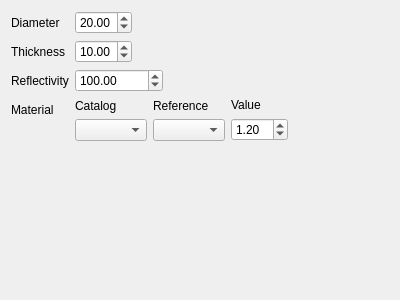
<?xml version="1.0" encoding="UTF-8"?>
<ui version="4.0">
 <class>Form</class>
 <widget class="QWidget" name="Form">
  <property name="geometry">
   <rect>
    <x>0</x>
    <y>0</y>
    <width>400</width>
    <height>300</height>
   </rect>
  </property>
  <property name="windowTitle">
   <string>Form</string>
  </property>
  <layout class="QVBoxLayout" name="verticalLayout">
   <item>
    <layout class="QFormLayout" name="formLayout">
     <property name="sizeConstraint">
      <enum>QLayout::SetMaximumSize</enum>
     </property>
     <property name="fieldGrowthPolicy">
      <enum>QFormLayout::ExpandingFieldsGrow</enum>
     </property>
     <item row="0" column="0">
      <widget class="QLabel" name="label_2">
       <property name="text">
        <string>Diameter</string>
       </property>
      </widget>
     </item>
     <item row="0" column="1">
      <widget class="QDoubleSpinBox" name="D">
       <property name="value">
        <double>20.000000000000000</double>
       </property>
      </widget>
     </item>
     <item row="1" column="0">
      <widget class="QLabel" name="label">
       <property name="text">
        <string>Thickness</string>
       </property>
      </widget>
     </item>
     <item row="1" column="1">
      <widget class="QDoubleSpinBox" name="Thickness">
       <property name="value">
        <double>10.000000000000000</double>
       </property>
      </widget>
     </item>
     <item row="2" column="0">
      <widget class="QLabel" name="label_3">
       <property name="text">
        <string>Reflectivity</string>
       </property>
      </widget>
     </item>
     <item row="2" column="1">
      <widget class="QDoubleSpinBox" name="Reflectivity">
       <property name="minimum">
        <double>-100000.000000000000000</double>
       </property>
       <property name="maximum">
        <double>100000.000000000000000</double>
       </property>
       <property name="value">
        <double>100.000000000000000</double>
       </property>
      </widget>
     </item>
     <item row="3" column="0">
      <widget class="QLabel" name="label_5">
       <property name="text">
        <string>Material</string>
       </property>
      </widget>
     </item>
     <item row="3" column="1">
      <layout class="QHBoxLayout" name="horizontalLayout_2">
       <item>
        <layout class="QVBoxLayout" name="verticalLayout_4">
         <item>
          <widget class="QLabel" name="label_8">
           <property name="text">
            <string>Catalog</string>
           </property>
          </widget>
         </item>
         <item>
          <widget class="QComboBox" name="Catalog"/>
         </item>
        </layout>
       </item>
       <item>
        <layout class="QVBoxLayout" name="verticalLayout_5">
         <item>
          <widget class="QLabel" name="label_9">
           <property name="text">
            <string>Reference</string>
           </property>
          </widget>
         </item>
         <item>
          <widget class="QComboBox" name="Reference"/>
         </item>
        </layout>
       </item>
       <item>
        <layout class="QVBoxLayout" name="verticalLayout_2">
         <item>
          <widget class="QLabel" name="label_6">
           <property name="text">
            <string>Value</string>
           </property>
          </widget>
         </item>
         <item>
          <widget class="QDoubleSpinBox" name="Value">
           <property name="minimum">
            <double>1.000000000000000</double>
           </property>
           <property name="singleStep">
            <double>0.100000000000000</double>
           </property>
           <property name="value">
            <double>1.200000000000000</double>
           </property>
          </widget>
         </item>
        </layout>
       </item>
      </layout>
     </item>
    </layout>
   </item>
  </layout>
 </widget>
 <resources/>
 <connections/>
</ui>
